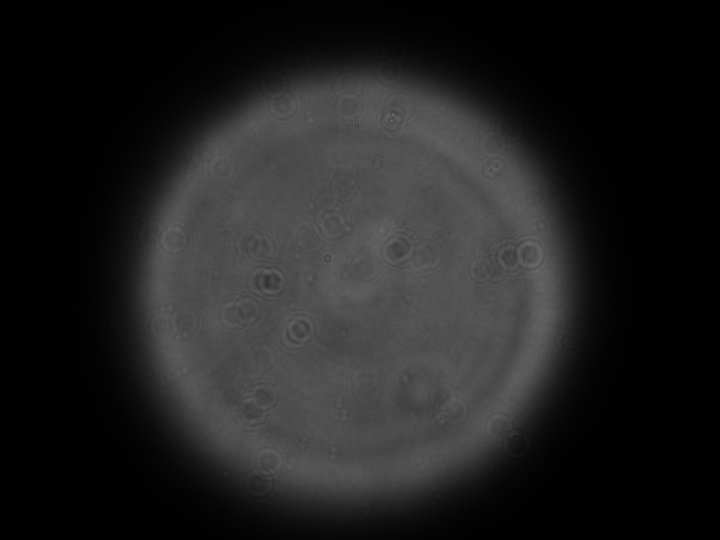
%> input picture Images/Bench_Images/4-27-22/75um-0deg.png, 1440 x 1080 px (shown at 1/2 size); the run also reads 2 pictures not shown here
$ octave data_4_8.m   (GNU Octave 9; MATLAB toolbox functions it lacks are replaced by stand-ins)
%> lines starting %> are read from the running program, lines starting %| are printed output that depends on the picture
### Data_Scripts/Data_Functions/open_im.m
function mat = open_im(filename)
    %convert a PNG into a double (0-1) array (grayscale).
    im = imread(filename);
%> im is the input picture: size 1080x1440x3 uint8; min 0, max 121, mean 32
    mat = im2double(rgb2gray(im));
%> in crop, `cropped = im(crop_array(1):crop_array(2), crop_array(3):crop_array(4));`:
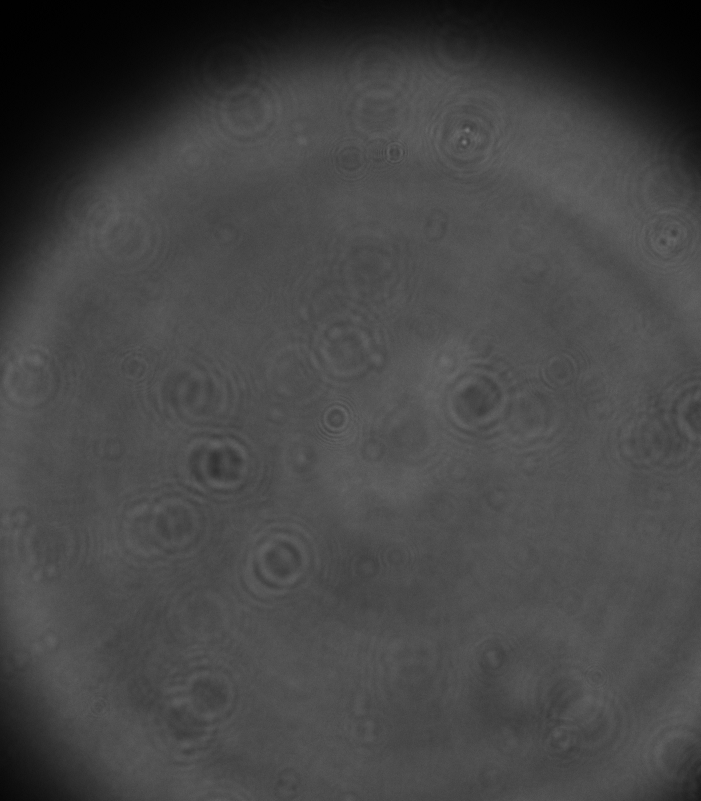
%> cropped: size 801x701 double; min 0, max 0.475, mean 0.272
end

### Data_Scripts/Data_Functions/image_data_struct.m
function hol = image_data_struct(image, angle)
%> called with angle = 0
    %create an image structure from an input intensity array. Specify the
    %relative angle for hologram reconstruction
    im_shape = size(image);
%> im_shape = [801 701]
    crop_params = bench_params(im_shape(1), im_shape(2));
    hol = struct('intensity', image, 'x', crop_params.x, ...
        'y', crop_params.y, 'angle', angle);
end

### Data_Scripts/Data_Functions/bench_params.m
function PARAMS = bench_params(num_x_pixels, num_y_pixels, NA)
%> called with num_x_pixels = 801, num_y_pixels = 701, NA = NaN
    arguments
        num_x_pixels
        num_y_pixels
        NA = 0.1
    end
    %get the bench parameters for the camera currently in use. Specify
    %number of pixels in each dimension and it will rescale it to the
    %appropriate units.
    %Measurements from the camera (units mm)
    dx = 3.45e-3; %mm
    dy = dx;
%     num_x_pixels = 1080;
%     num_y_pixels = 1440;
    L_x = dx * num_x_pixels;
%> L_x = 2.76
    L_y = dy * num_y_pixels;
%> L_y = 2.42
    X = -L_x/2:dx:L_x/2-dx;
%> X = 801 values from -1.38 to 1.38
    Y = -L_y/2:dy:L_y/2-dy;
%> Y = 701 values from -1.21 to 1.21

    PARAMS = struct;
    PARAMS.Lx = L_x;      %x side length of input image
%> PARAMS.Lx = 2.76
    PARAMS.Ly = L_y;      %y side length of input image
%> PARAMS.Ly = 2.42
    PARAMS.lambda = 490e-6; %wavelength
    PARAMS.Mx = num_x_pixels;        %x samples
%> PARAMS.Mx = 801
    PARAMS.My = num_y_pixels;        %y samples
%> PARAMS.My = 701
    PARAMS.NA = NA;        %numerical aperture
    PARAMS.x = X;
%> PARAMS.x = 801 values from -1.38 to 1.38
    PARAMS.y = Y;
end

### Data_Scripts/Data_Functions/hol_from_data.m
function c_hologram = hol_from_data(image_struct_list)
    % create a complex valued hologram from an input array of
    % image_data_struct() structures. The structures must have an 'angle'
    % field to specify the relative angles between them.
    num_h = length(image_struct_list);
%> num_h = 3
    int_shape = size(image_struct_list(1).intensity);
%> int_shape = [801 701]
    angles = zeros(1, num_h);
    intensities = zeros(num_h, int_shape(1), int_shape(2));
    for i = 1:num_h
        angles(i) = image_struct_list(i).angle;
        intensities(i,:,:) = [image_struct_list(i).intensity];
    end
%> this loop made 3 passes
%> after the loop, angles = [0 2.09 4.19]
    h_sum = zeros(int_shape);
%> h_sum: size 801x701 double; every value is 0
    for i = 1:num_h
        prev_angle_idx = mod(i - 2 + num_h, num_h)+1;
        prev_angle = angles(prev_angle_idx);
        next_angle_idx = mod(i, num_h)+1;
        next_angle = angles(next_angle_idx);
        phase = exp(1i * prev_angle) - exp(1i * next_angle);
        h_sum = h_sum + squeeze(intensities(i,:,:)) .* phase;
    end
%> this loop made 3 passes
%> (prev_angle_idx, prev_angle, next_angle_idx, next_angle) on passes 1 to 3: (3, 4.19, 2, 2.09), (1, 0, 3, 4.19), (2, 2.09, 1, 0)
    c_hologram = struct('intensity', h_sum, 'x', ...
        image_struct_list(1).x, 'y', image_struct_list(1).y);
end

### MATLAB_functions/plot_im.m
function plot_im(image_struct, label, type, cax)
%> call 4 of plot_im, with label = 'abs(Complex Hologram)'
%> in plot_im (call 4), `plot_param = abs(image_struct.(field_type));`:
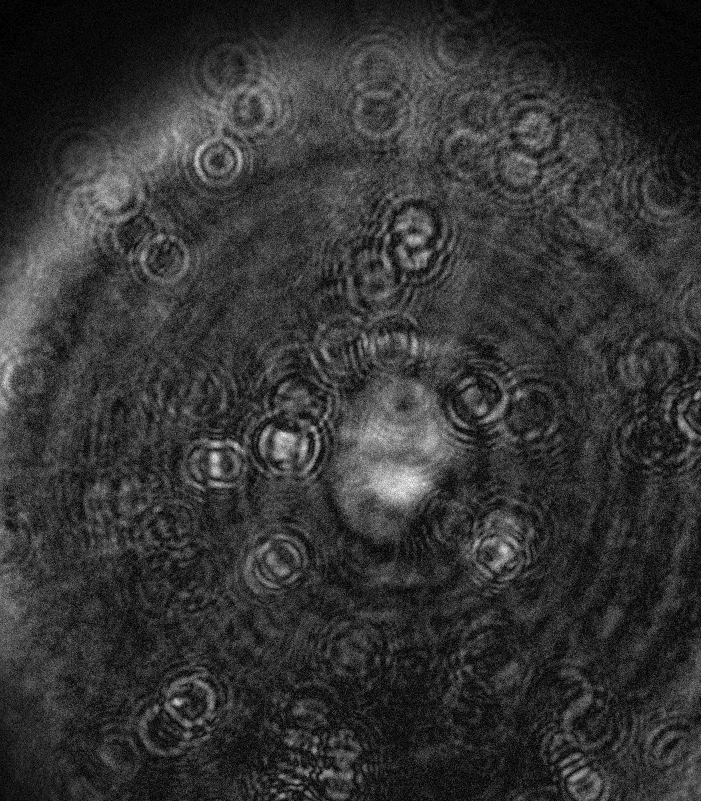
%> plot_param: size 801x701 double; min 0, max 0.207, mean 0.0424; drawn with min black and max white
    %{
    Quick function to plot a square B&W intensity plot. Supports plotting
    of structures with 'field' or 'intensity' argument. image_struct must
    also have an 'x' and 'y' argument for labeling the axes. Type can be
    either 'intensity', 'real', or 'imag'; to get different components of
    the image plane as needed.
    %}
    arguments
        image_struct %struct with an intensity plot
        label %title for the plot
        type = 'intensity'
        cax = 'auto' %limits for the colorbar (form is [min max])
    end
    if isfield(image_struct, 'intensity')
        field_type = 'intensity';
    elseif isfield(image_struct, 'field')
        field_type = 'field';
    else
        fprintf("Struct did not have an 'intensity' or 'field' field\n");
    end
    if isfield(image_struct, 'x')
        ax_x = 'x';
        ax_y = 'y';
    elseif isfield(image_struct, 'fx')
        ax_x = 'fx';
        ax_y = 'fy';
    else
        fprintf("Struct did not have an 'x' or 'fx' field\n");
    end
    if strcmp(type,'intensity') && strcmp(field_type,'intensity')
        plot_param = abs(image_struct.(field_type));
    elseif strcmp(type,'intensity') && strcmp(field_type,'field')
        plot_param = abs(image_struct.(field_type)).^2;
    elseif strcmp(type,'real')
        plot_param = real(image_struct.(field_type));
    elseif strcmp(type,'imag')
        plot_param = imag(image_struct.(field_type));
    else
        fprintf("Did not recognize plot type. Must be 'intensity', " + ...
            "'real, or 'imag'.");
    end
    imagesc(image_struct.(ax_x), image_struct.(ax_y), ...
        plot_param);
    title(label);
    axis('square');
    colormap('gray');
    caxis(cax);
    if strcmp(ax_x, 'x')
        xlabel("x (mm)");
        ylabel("y (mm)");
    elseif strcmp(ax_x, 'fx')
        xlabel("x (mm^-1)");
        ylabel("y (mm^-1)");
    end
    colorbar();
end

### MATLAB_functions/hologram3D.m
function hol3d_struct = hologram3D(hologram, z_vals, bench_params)
    %generate a rank-3 complex hologram by fresnel propagating along
    %z_vals (assumed to be evenly spaced)
    num_z = length(z_vals);
    hol_shape = size(hologram.intensity);
%> hol_shape = [801 701]
    hol3d = zeros(hol_shape(1), hol_shape(2), num_z);
    for i = 1:num_z
        hol3d(:,:,i) = fresnel_prop(hologram.intensity, ...
                                    z_vals(i), bench_params);
    end
    hol3d_struct = struct('intensity', hol3d, 'x', hologram.x, 'y', ...
                  hologram.y, 'z', z_vals);
end

### MATLAB_functions/hologram3D_to_frames.m
function F = hologram3D_to_frames(hologram_struct, label)
%> called with label = 'LED Through Pinhole'
    %Convert a 3D hologram into a Frames object, which can be used to
    %generate movies/scans of the resulting fresnel propagated image over
    %various z distances. (need to add z label on each frame for clarity)
    z_vals = hologram_struct.z;
%> z_vals = 100 values from -30 to 30
    x_vals = hologram_struct.x;
%> x_vals = 801 values from -1.38 to 1.38
    x_size = size(x_vals);
%> x_size = [1 801]
    x_label_idx = round(x_size(2) / 10);
%> x_label_idx = 80
    hol_max = max(abs(hologram_struct.intensity(:)));
%> hol_max = 0.391
    F(length(z_vals)) = struct('cdata',[],'colormap',[]);
    for i = 1:length(z_vals)
        X = abs(squeeze(hologram_struct.intensity(:,:,i)));
        imagesc(hologram_struct.x, hologram_struct.y, X./hol_max);
        colormap('gray');
        caxis([0 1]);
        axis('square');
        xlabel('x (mm)');
        ylabel('y (mm)');
        z_label = sprintf('z=%.2f', z_vals(i));
        title(label);
        text(x_vals(x_label_idx), x_vals(x_label_idx), ...
            z_label, 'BackgroundColor', 'white');
        colorbar();
        drawnow
%> the run ends on the next line
        F(i) = getframe(gcf);
    end
end

### MATLAB_functions/fresnel_prop.m
function propped = fresnel_prop(im, zf, bench_params)
    %{
    Propagate an image (assumed to start in real space) a distance zf.
    %}
    arguments
        im %array that we want to propagate
        zf
        bench_params
    end
    H = fresnel_propagator(zf, bench_params.Lx, bench_params.Mx, ...
                            bench_params.Ly, bench_params.My, ...
                            bench_params.lambda);
    % Propagate
    ft = fftshift(fft2(im));
    proppedFt = ft .* H;
    propped = ifft2(ifftshift(proppedFt));
end

### MATLAB_functions/fresnel_propagator.m
function H = fresnel_propagator(z, Lx, Mx, Ly, My, lambda)
    arguments
        z % propagataion distance
        Lx = 250e-3
        Mx = 1024
        Ly = 250e-3
        My = 1024
        lambda = 490e-6
    end
    % Define Fresnel Propagtor
    dx = Lx/Mx;
    dy = Ly/My;
    % Define frequency axes
    fMax_x = 1/(2*dx);
    df_x = 1/Lx;
    fx = -fMax_x:df_x:fMax_x-df_x;
    fMax_y = 1/(2*dy);
    df_y = 1/Ly;
    fy = -fMax_y:df_y:fMax_y-df_y;
    [FX,FY] = meshgrid(fx,fy);
    H = exp(2i*pi*z/lambda) .* exp(-1i*pi*lambda*z*(FX.^2 + FY.^2));
end

### Data_Scripts/data_4_8.m
%Script to turn some bench images into an Fresnel hologram. Images are of
%the setup with (LP) and without (noLP) the first Linear Polarized LP1

addpath('../MATLAB_functions/'); %include helper functions
addpath('./Data_Functions/');

%Measurements from the camera (units mm)

base_folder = '../Images/Bench_Images/4-8-22/';
%tuned crop parameters to center the images
crop1 = [100 900 320 1020];
%open images
im1 = open_im(strcat(base_folder, '75um-0deg.png'));
im2 = open_im(strcat(base_folder, '75um-60deg.png'));
im3 = open_im(strcat(base_folder, '75um-120deg.png'));
%convert images into data structures
figure(1);
imagesc(crop(im1, crop1));
% subplot(1, 2, 2);
% imagesc(crop(im1_LP, crop_LP));
h1 = image_data_struct(crop(im1, crop1), 0);
h2 = image_data_struct(crop(im2, crop1), 2*pi/3);
h3 = image_data_struct(crop(im3, crop1), 4*pi/3);
%calculate relevant lengths based on the cropped image size
delta_y = crop1(2) - crop1(1) + 1;
delta_x = crop1(4) - crop1(3) + 1;
PARAMS  = bench_params(delta_x, delta_y);
%make complex holograms
c_hol = hol_from_data([h1 h2 h3]);
%make plots of the individual images + the complex hologram
flag_plot_hologram = true;
if flag_plot_hologram
    %noLP hologram plot
    hfig = figure('Name', 'LED Hologram Plot');
    pos = get(hfig,'position');
    %make plot window wider
    set(hfig,'position',pos.*[0.25 0.8 2.5 1.2]);
    subplot(2, 2, 1);
    plot_im(h1, 'Image 1: \theta = 0');
    subplot(2, 2, 2);
    plot_im(h2, 'Image 2: \theta = 2\pi/3');
    subplot(2, 2, 3);
    plot_im(h3, 'Image 3: \theta = 4\pi/3');
    subplot(2, 2, 4);
    plot_im(c_hol, "abs(Complex Hologram)");
end
flag_gen_3dhol = true;
if flag_gen_3dhol
    figure('Name', 'Generating Movie Scans')
    z_vals = linspace(-30, 30, 100);
    data_hol_3d = hologram3D(c_hol, z_vals, PARAMS);
    %convert to movie frames
    data_frames = hologram3D_to_frames(data_hol_3d, 'LED Through Pinhole');
% [57 lines not run here, left out]
function cropped = crop(im, crop_array)
    %return a cropped image based on input array of 4 indices
    cropped = im(crop_array(1):crop_array(2), ...
                 crop_array(3):crop_array(4));
end
